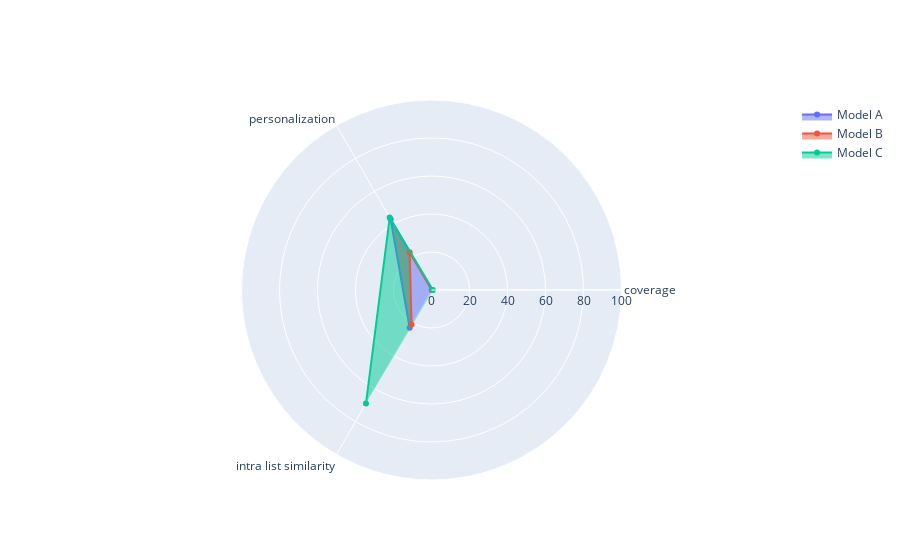

Notebook source saved alongside this figure:
### Code cell
recmetrics.metrics_plot(model_names=['Model A', 'Model B', 'Model C'],
             coverage_scores=[0.17, 0.25, 0.76],
             personalization_scores=[0.43, 0.23, 0.44],
             intra_list_similarity_scores = [0.23, 0.21, 0.69])

### Figure 1 — Plotly figure (JSON) as saved in the notebook; plotly's stock layout.template omitted (floating-point values rounded to 4 significant figures)
{"data": [{"fill": "tonext", "name": "Model A", "r": [0.17, 43, 23], "theta": ["coverage", "personalization", "intra list similarity"], "type": "scatterpolar"}, {"fill": "tonext", "name": "Model B", "r": [0.25, 23, 21], "theta": ["coverage", "personalization", "intra list similarity"], "type": "scatterpolar"}, {"fill": "tonext", "name": "Model C", "r": [0.76, 44, 69], "theta": ["coverage", "personalization", "intra list similarity"], "type": "scatterpolar"}], "layout": {"polar": {"radialaxis": {"range": [0, 100], "visible": true}}, "showlegend": true}}
